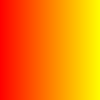
Frame 1 (no input)
Frame 2 (the mouse pressed at the canvas centre, redrawn once): identical to frame 1, image omitted

The Processing sketch that drew this single still picture (run headless with seeded random() and noise(); the mouse was pressed at the canvas centre and the sketch redrawn once):

// Processing sketch: red_to_yellow
// ── red_to_yellow.pde
color start, end;

void setup() {
  size(100, 100);
  start = color(255, 0, 0);
  end = color(255, 255, 0);
  noLoop();
}


void draw() {
  background(0);
  loadPixels();
  for (int x = 0; x < width; x += 1) {
    float px = x;
    px = floor(px * 25);
    
    px = (int)floor(px / 25);
    px /= width;
    println(px);
    
    for (int y = 0; y < height; y += 1) {
      color c = lerpColor(start, end,px);
      pixels[x + y * width] = c;
    }
  }
  updatePixels();
}
